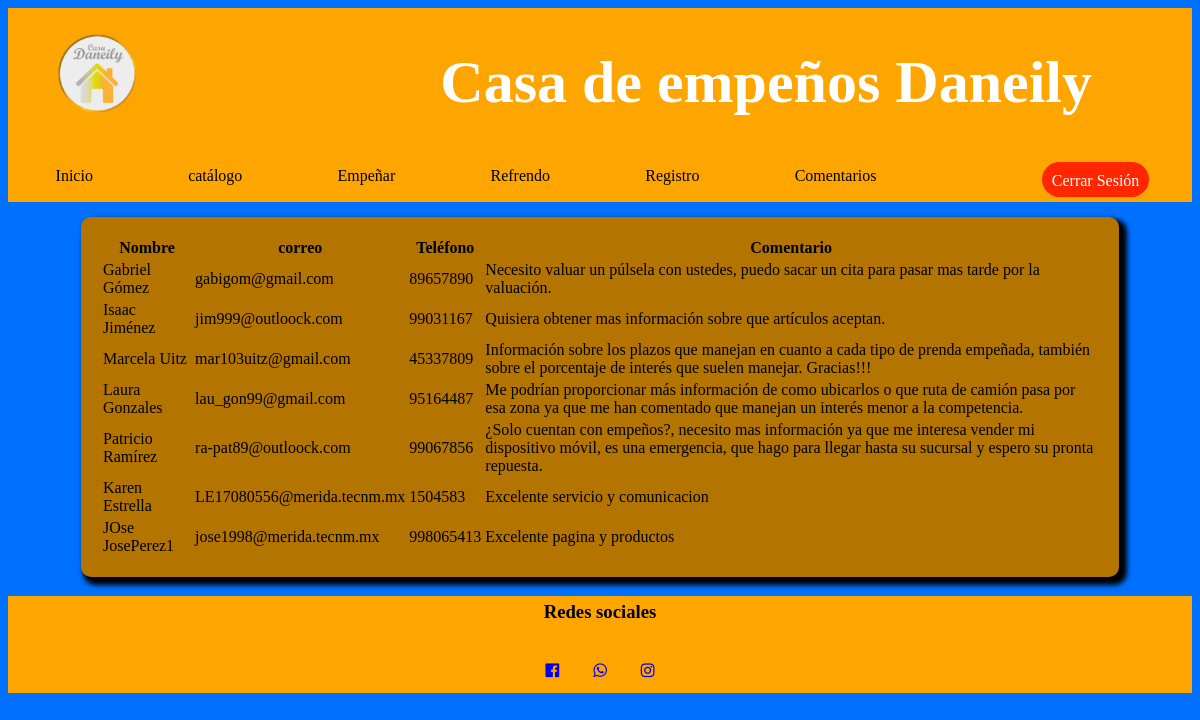
The page /login/comentarios.php on the database its author committed.
### tables this page shows
CREATE TABLE `comentarios` (
  `nombre` varchar(150) NOT NULL,
  `correo` varchar(30) NOT NULL,
  `telefono` int(15) NOT NULL,
  `comen` varchar(300) NOT NULL
);

### login/comentarios.php (the view, shortened to what this page needs)
<!DOCTYPE html>
<html lang="en">
<head>
  <link rel="stylesheet" href="https://cdnjs.cloudflare.com/ajax/libs/font-awesome/4.7.0/css/font-awesome.min.css">
  <link rel="stylesheet" href="./phpL/estilo_inicio.css">
  <link rel="stylesheet" href="./estilosL/Admin.css">
</head>
<body>
<?php
include "./phpL/inicio.php";
?>
<section>
<div class="cajaUno">
    <div class="textos">
    <table>
<tr>
    <th>Nombre</th>
    <th>correo</th>
    <th>Teléfono</th>
    <th>Comentario</th>
</tr>
<?php
require './phpL/conexion.php';
$todos_usuarios ="SELECT * FROM comentarios ";
$resultado = mysqli_query($conectar, $todos_usuarios);
while($row = mysqli_fetch_assoc($resultado)){
?>
<tr>
<td><?php echo $row["nombre"];  ?></td>
<td><?php echo $row["correo"];  ?></td>
<td><?php echo $row["telefono"];  ?></td>
<td><?php echo $row["comen"];  ?></td>
</tr>
<?php
}
?>
</table>
    </div>
</div>
</section>
<?php
include "./phpL/pie.php";
?>
</body>
</html>

### login/phpL/inicio.php
<header class="ancho">
<div class="logo">
<figure>
<img src="fotos/logo.png" alt="" class="max">
</figure>
</div>
<div class="titulo">
    <h1>Casa de empeños Daneily</h1>
</div>
</header>
  <nav class="ancho">
    <a href="inicio_Admin.php">Inicio</a>
    <a href="catalogo.php">catálogo</a>
    <a href="empenio.php">Empeñar</a>
    <a href="refrendo.php">Refrendo</a>
    <a href="registro.php">Registro</a>
    <a href="comentarios.php">Comentarios</a>
    <br>
    <a href="../index.php" class="sesion">Cerrar Sesión</a>
  </nav>

### login/phpL/pie.php
<footer>
<h3>Redes sociales</h3>
<a href="https://www.facebook.com/david.aldana.1612/"><i class="fa fa-facebook-official w3-hover-opacity"></i></a>
<a href="https://wa.me/5219992493010"><i class="fa fa-whatsapp w3-hover-opacity"></i></a>
<a href="https://www.instagram.com/david_aldana_raid/?hl=es"><i class="fa fa-instagram w3-hover-opacity"></i></a>
</footer>

### login/phpL/estilo_inicio.css (style rules this page uses)
body { background-color: #0070FF; ; }
.ancho { max-width: 1300px; }
.max { max-width: 100%; }
header { background-color: orange; display: flex; flex-direction: row; justify-content: space-between; }
header h1 { color: white; margin-right: 100px; font-size: 60px; }
header figure { width: 100px; height: 100px; object-fit: cover; }
nav { background-color: orange; height: 45px; display: flex; flex-direction: row; justify-content: space-around; }
nav a { background-color: orange; padding: 5px; border-radius: 5px; color: black; text-decoration: none; margin: 5px; }
.sesion { background-color: rgba(255, 8, 0, 0.808); padding: 10px; border-radius: 30px; color: white; text-decoration: none; margin: 5px; }
footer { background-color: orange; text-align: center; }
footer h3 { padding: 5px; }
footer i { padding: 10px; margin: 5px; }
section { display: flex; flex-direction: row; justify-content: center; }

### login/estilosL/Admin.css (style rules this page uses)
.cajaUno { background-color: #B37400; width: 1000px; padding: 19px; margin-top: 15px; border-radius: 10px; box-shadow: 5px 5px 5px 3px black; }

### rows shown on the page
comentarios: nombre "Gabriel Gómez", correo "gabigom@gmail.com", telefono "89657890", comen "Necesito valuar un púlsela con ustedes, puedo sacar un cita para pasar mas tarde por la valuación."
comentarios: nombre "Isaac Jiménez", correo "jim999@outloock.com", telefono "99031167", comen "Quisiera obtener mas información sobre que artículos aceptan."
comentarios: nombre "Marcela Uitz", correo "mar103uitz@gmail.com", telefono "45337809", comen "Información sobre los plazos que manejan en cuanto a cada tipo de prenda empeñada, también sobre el porcentaje de interés que suelen manejar. Gracias!!!"
comentarios: nombre "Laura Gonzales", correo "lau_gon99@gmail.com", telefono "95164487", comen "Me podrían proporcionar más información de como ubicarlos o que ruta de camión pasa por esa zona ya que me han comentado que manejan un interés menor a la competencia."
comentarios: nombre "Patricio Ramírez", correo "ra-pat89@outloock.com", telefono "99067856", comen "¿Solo cuentan con empeños?, necesito mas información ya que me interesa vender mi dispositivo móvil, es una emergencia, que hago para llegar hasta su sucursal y espero su pronta repuesta."
comentarios: nombre "Karen Estrella", correo "LE17080556@merida.tecnm.mx", telefono "1504583", comen "Excelente servicio y comunicacion"
comentarios: nombre "JOse JosePerez1", correo "jose1998@merida.tecnm.mx", telefono "998065413", comen "Excelente pagina y productos"
